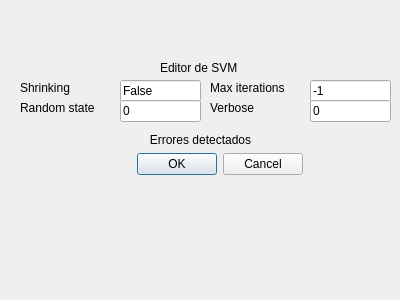
<?xml version="1.0" encoding="UTF-8"?>
<ui version="4.0">
 <class>Dialog</class>
 <widget class="QDialog" name="Dialog">
  <property name="geometry">
   <rect>
    <x>0</x>
    <y>0</y>
    <width>400</width>
    <height>300</height>
   </rect>
  </property>
  <property name="windowTitle">
   <string>Dialog</string>
  </property>
  <widget class="QLabel" name="label">
   <property name="geometry">
    <rect>
     <x>160</x>
     <y>60</y>
     <width>141</width>
     <height>16</height>
    </rect>
   </property>
   <property name="text">
    <string>Editor de SVM</string>
   </property>
  </widget>
  <widget class="QLineEdit" name="dialog_shrinking_SVM">
   <property name="geometry">
    <rect>
     <x>120</x>
     <y>80</y>
     <width>81</width>
     <height>22</height>
    </rect>
   </property>
   <property name="text">
    <string>False</string>
   </property>
   <property name="placeholderText">
    <string>1000</string>
   </property>
  </widget>
  <widget class="QDialogButtonBox" name="buttonBox_SVM">
   <property name="geometry">
    <rect>
     <x>110</x>
     <y>150</y>
     <width>193</width>
     <height>28</height>
    </rect>
   </property>
   <property name="standardButtons">
    <set>QDialogButtonBox::Cancel|QDialogButtonBox::Ok</set>
   </property>
  </widget>
  <widget class="QLabel" name="label_2">
   <property name="geometry">
    <rect>
     <x>20</x>
     <y>80</y>
     <width>101</width>
     <height>16</height>
    </rect>
   </property>
   <property name="text">
    <string>Shrinking</string>
   </property>
  </widget>
  <widget class="QLabel" name="label_3">
   <property name="geometry">
    <rect>
     <x>20</x>
     <y>100</y>
     <width>91</width>
     <height>16</height>
    </rect>
   </property>
   <property name="text">
    <string>Random state</string>
   </property>
  </widget>
  <widget class="QLineEdit" name="dialog_random_SVM">
   <property name="geometry">
    <rect>
     <x>120</x>
     <y>100</y>
     <width>81</width>
     <height>22</height>
    </rect>
   </property>
   <property name="text">
    <string>0</string>
   </property>
  </widget>
  <widget class="QLineEdit" name="dialog_max_iter_SVM">
   <property name="geometry">
    <rect>
     <x>310</x>
     <y>80</y>
     <width>81</width>
     <height>22</height>
    </rect>
   </property>
   <property name="text">
    <string>-1</string>
   </property>
  </widget>
  <widget class="QLabel" name="label_4">
   <property name="geometry">
    <rect>
     <x>210</x>
     <y>80</y>
     <width>81</width>
     <height>16</height>
    </rect>
   </property>
   <property name="text">
    <string>Max iterations</string>
   </property>
  </widget>
  <widget class="QLabel" name="label_5">
   <property name="geometry">
    <rect>
     <x>210</x>
     <y>100</y>
     <width>81</width>
     <height>16</height>
    </rect>
   </property>
   <property name="text">
    <string>Verbose</string>
   </property>
  </widget>
  <widget class="QLineEdit" name="dialog_verbose_SVM">
   <property name="geometry">
    <rect>
     <x>310</x>
     <y>100</y>
     <width>81</width>
     <height>22</height>
    </rect>
   </property>
   <property name="text">
    <string>0</string>
   </property>
  </widget>
  <widget class="QLabel" name="label_errors">
   <property name="geometry">
    <rect>
     <x>10</x>
     <y>130</y>
     <width>381</width>
     <height>20</height>
    </rect>
   </property>
   <property name="text">
    <string>Errores detectados</string>
   </property>
   <property name="alignment">
    <set>Qt::AlignCenter</set>
   </property>
  </widget>
 </widget>
 <resources/>
 <connections/>
</ui>
